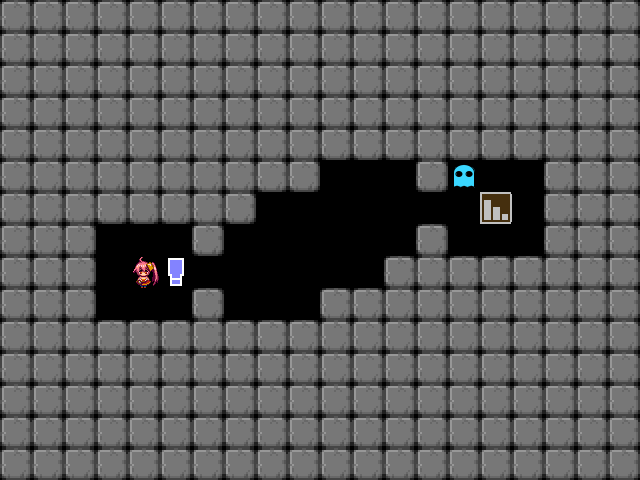

Tiled map render using the project's own tile images. Description and the whole map definition, tile-layer contents included, below:
An orthogonal 20x15 tile map with 32x32 px tiles, 1 tile layer (タイル・レイヤー1).

<map version="1.0" tiledversion="1.0.3" orientation="orthogonal" renderorder="right-down" width="20" height="15" tilewidth="32" tileheight="32" nextobjectid="1">
 <tileset firstgid="1" name="tileset" tilewidth="32" tileheight="32" tilecount="32" columns="8">
  <image source="tileset.png" width="256" height="128" />
 </tileset>
 <layer name="タイル・レイヤー1" width="20" height="15">
  <data encoding="csv">
3,3,3,3,3,3,3,3,3,3,3,3,3,3,3,3,3,3,3,3,
3,3,3,3,3,3,3,3,3,3,3,3,3,3,3,3,3,3,3,3,
3,3,3,3,3,3,3,3,3,3,3,3,3,3,3,3,3,3,3,3,
3,3,3,3,3,3,3,3,3,3,3,3,3,3,3,3,3,3,3,3,
3,3,3,3,3,3,3,3,3,3,3,3,3,3,3,3,3,3,3,3,
3,3,3,3,3,3,3,3,3,3,12,12,12,3,9,12,12,3,3,3,
3,3,3,3,3,3,3,3,12,12,12,12,12,12,12,2,12,3,3,3,
3,3,3,12,12,12,3,12,12,12,12,12,12,3,12,12,12,3,3,3,
3,3,3,12,1,5,12,12,12,12,12,12,3,3,3,3,3,3,3,3,
3,3,3,12,12,12,3,12,12,12,3,3,3,3,3,3,3,3,3,3,
3,3,3,3,3,3,3,3,3,3,3,3,3,3,3,3,3,3,3,3,
3,3,3,3,3,3,3,3,3,3,3,3,3,3,3,3,3,3,3,3,
3,3,3,3,3,3,3,3,3,3,3,3,3,3,3,3,3,3,3,3,
3,3,3,3,3,3,3,3,3,3,3,3,3,3,3,3,3,3,3,3,
3,3,3,3,3,3,3,3,3,3,3,3,3,3,3,3,3,3,3,3
</data>
 </layer>
</map>
